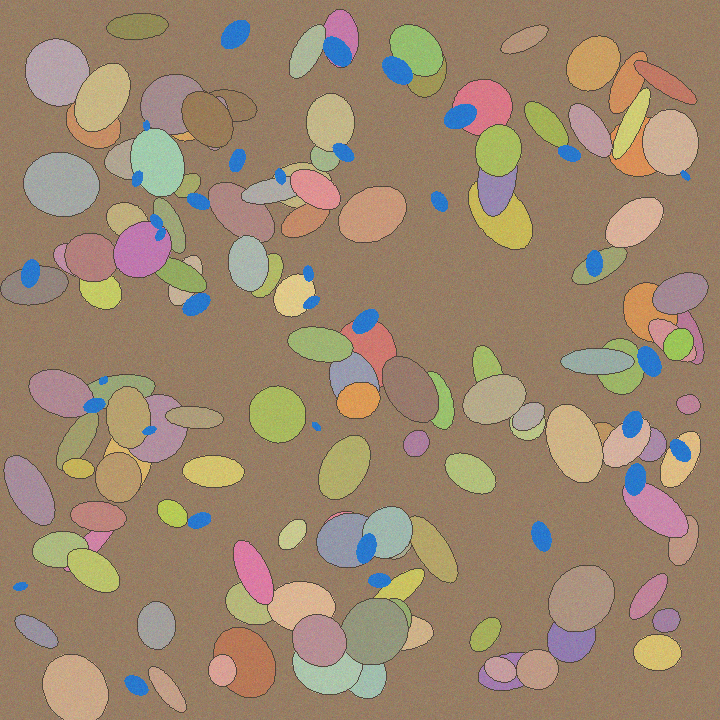
#> input picture assets/examples/carbonate_thin_section.png, 720 x 720 px
$ python -i fractures.py   (imports and definitions only)
#> lines starting #> are read from the running program, lines starting #| are printed output that depends on the picture; after the words box and inside, x2 and y2 are one past the last pixel; in counts of white or black regions, pixels touching at a corner belong together
from __future__ import annotations
import cv2
import numpy as np
from scipy import ndimage as ndi
from skimage.morphology import skeletonize


def _component_filter(mask: np.ndarray, min_length: int, max_width: float = 10.0) -> np.ndarray:
    """Keep thin connected networks. This is a conservative visual fracture-candidate detector."""
    labels, n = ndi.label(mask > 0)
    out = np.zeros(mask.shape, dtype=bool)
    for lab in range(1, n + 1):
        comp = labels == lab
        area = int(comp.sum())
        if area < 12:
            continue
        skel = skeletonize(comp)
        length = int(skel.sum())
        if length < min_length:
            continue
        width = area / max(length, 1)
        ys, xs = np.where(comp)
        if len(xs) == 0:
            continue
        span = float(np.hypot(xs.max() - xs.min(), ys.max() - ys.min()))
        if width <= max_width and span >= min_length * 0.55:
            out |= comp
    return out


def fracture_candidates(rgb: np.ndarray) -> tuple[np.ndarray, dict]:
    """Detect obvious elongated blue/red/dark fracture candidates.

    This is intentionally conservative and is NOT a trained fracture model. It is useful
    for a portfolio demo because it highlights line-like candidates without claiming that
    every boundary is a fracture.
    """
    h, w = rgb.shape[:2]
    min_dim = min(h, w)
    hsv = cv2.cvtColor(rgb, cv2.COLOR_RGB2HSV)
#> hsv: shape (720, 720, 3); mean H, S, V 31.5, 86, 161.6
    gray = cv2.cvtColor(rgb, cv2.COLOR_RGB2GRAY)
    r, g, b = [rgb[..., i].astype(np.float32) for i in range(3)]

    # Colored epoxy/dye or manually highlighted fracture traces.
    blue = (b > 115) & (b > 1.20 * r) & (b > 1.08 * g) & (hsv[..., 1] > 45)
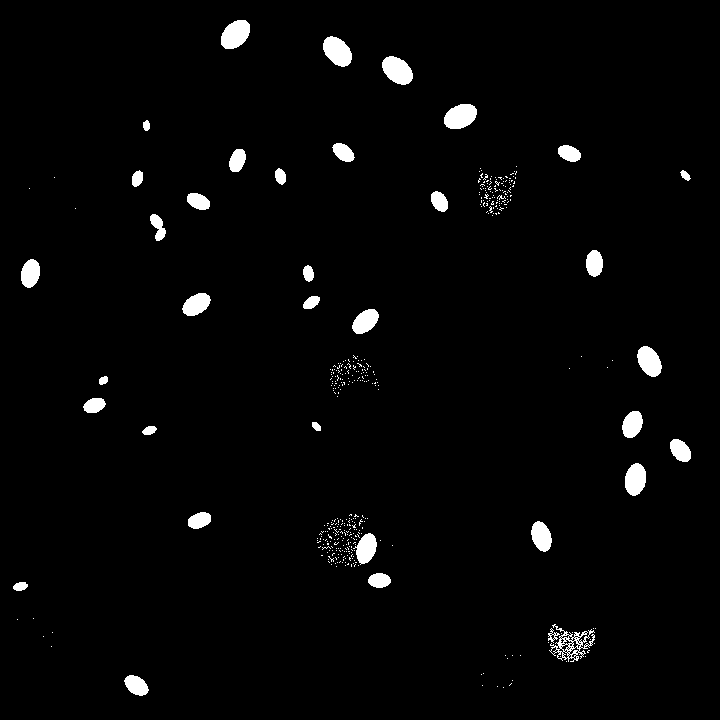
#> blue: shape (720, 720) bool; 2.4% white; 411 white regions (375 under 20 px), largest, box (x1, y1, x2, y2) and area: (382, 56, 413, 85) 636, (444, 104, 477, 129) 632, (221, 20, 250, 49) 631
    red = (r > 135) & (r > 1.18 * g) & (r > 1.15 * b) & (hsv[..., 1] > 55)
#> red: shape (720, 720) bool; 48.1% white in thin lines or dots
    colored = cv2.morphologyEx((blue | red).astype(np.uint8), cv2.MORPH_CLOSE, np.ones((3, 3), np.uint8))
#> colored: shape (720, 720); values 0 (black) and 1 (white), 80.2% white; 332 black regions (239 under 20 px), largest, box (x1, y1, x2, y2) and area: (104, 73, 207, 306) 9032, (292, 568, 425, 700) 7658, (24, 38, 132, 132) 5966
    colored = _component_filter(colored, max(60, int(min_dim * 0.16)), max_width=max(8.0, min_dim * 0.018))
#> in _component_filter, `labels, n = ndi.label(mask > 0)`:
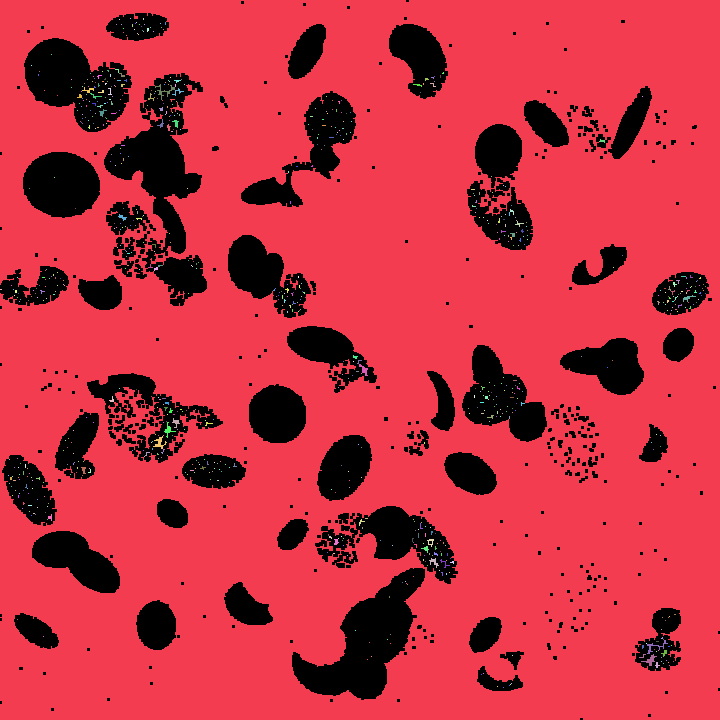
#> labels: shape (720, 720) int32; 773 distinct labels, from 0 to 772; one colour per label, 0 black
#> in _component_filter, `labels, n = ndi.label(mask > 0)`: n = 772
#> the loop in _component_filter, `for lab in range(1, n + 1):` made 772 passes
#> (area, length, width, span) on pass 1: (413132, 23328, 17.71, 1016.8)
#> pass 1, in _component_filter, `comp = labels == lab`:
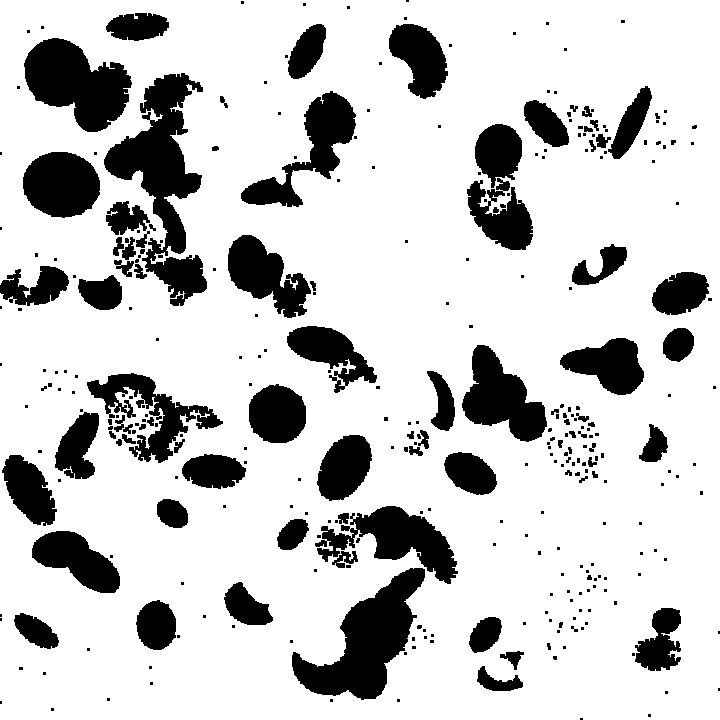
#> comp: shape (720, 720) bool; 79.7% white; 331 black regions (238 under 20 px), largest, box (x1, y1, x2, y2) and area: (104, 73, 207, 306) 9336, (292, 568, 425, 700) 7672, (24, 38, 132, 132) 6235
#> pass 1, in _component_filter, `skel = skeletonize(comp)`:
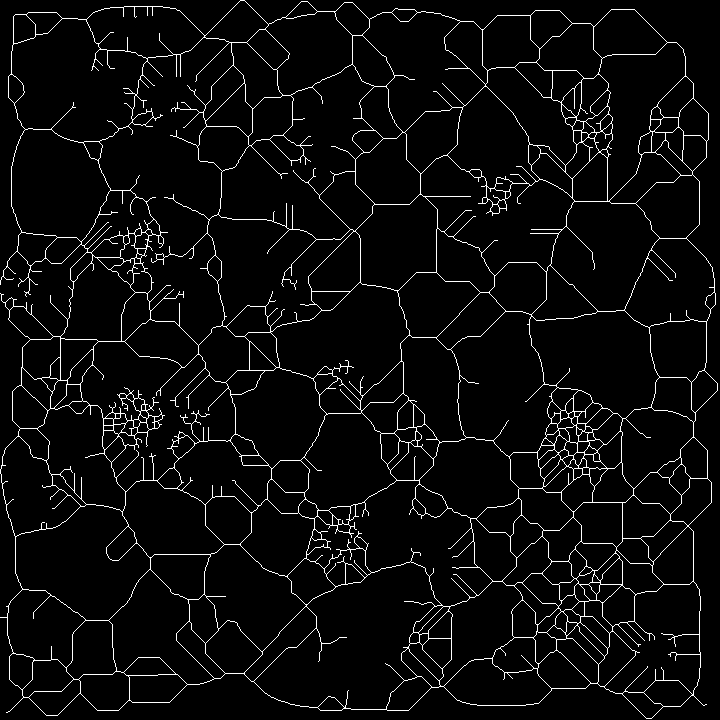
#> skel: shape (720, 720) bool; 4.5% white in thin lines or dots

    # Dark, thin crack-like ridges. Black-hat suppresses broad dark mineral patches.
    k = max(7, int(min_dim * 0.025))
    if k % 2 == 0:
        k += 1
    kernel = cv2.getStructuringElement(cv2.MORPH_ELLIPSE, (k, k))
    blackhat = cv2.morphologyEx(gray, cv2.MORPH_BLACKHAT, kernel)
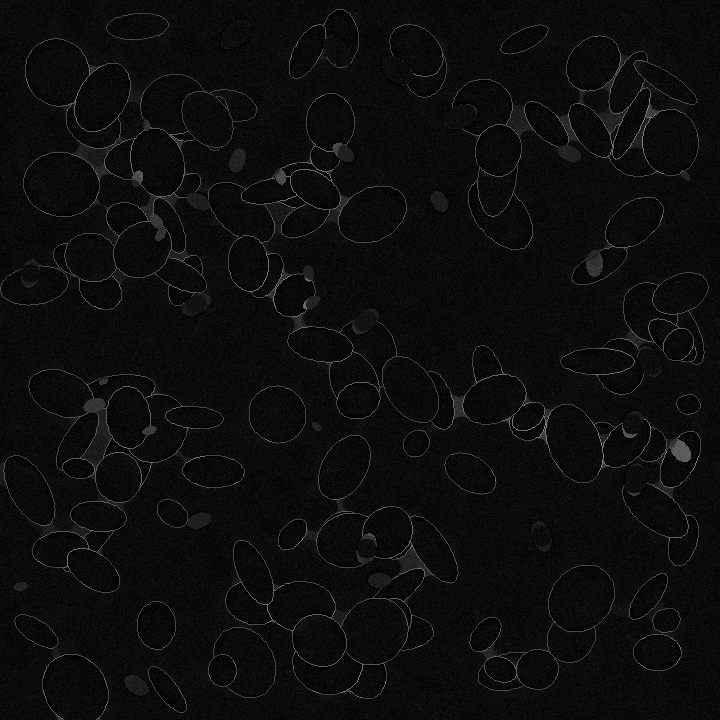
#> blackhat: shape (720, 720); min 0, max 138, mean 12.7
    thr = max(18, int(np.percentile(blackhat, 91)))
#> thr = 19
    dark = blackhat >= thr
#> dark: shape (720, 720) bool; 9.1% white; 13863 white regions (13832 under 20 px), largest, box (x1, y1, x2, y2) and area: (0, 34, 701, 567) 11801, (451, 35, 699, 251) 3777, (0, 369, 245, 593) 3688
    dark = cv2.morphologyEx(dark.astype(np.uint8), cv2.MORPH_CLOSE, np.ones((3, 3), np.uint8))
#> dark: shape (720, 720); values 0 (black) and 1 (white), 12.5% white; 8740 white regions (8650 under 20 px), largest, box (x1, y1, x2, y2) and area: (0, 34, 705, 713) 23883, (0, 364, 247, 597) 5439, (441, 30, 712, 252) 5281
    dark = _component_filter(dark, max(70, int(min_dim * 0.16)), max_width=max(6.0, min_dim * 0.012))
#> call 2 of _component_filter, with min_length = 115, max_width = 8.64
#> in _component_filter (call 2), `labels, n = ndi.label(mask > 0)`:
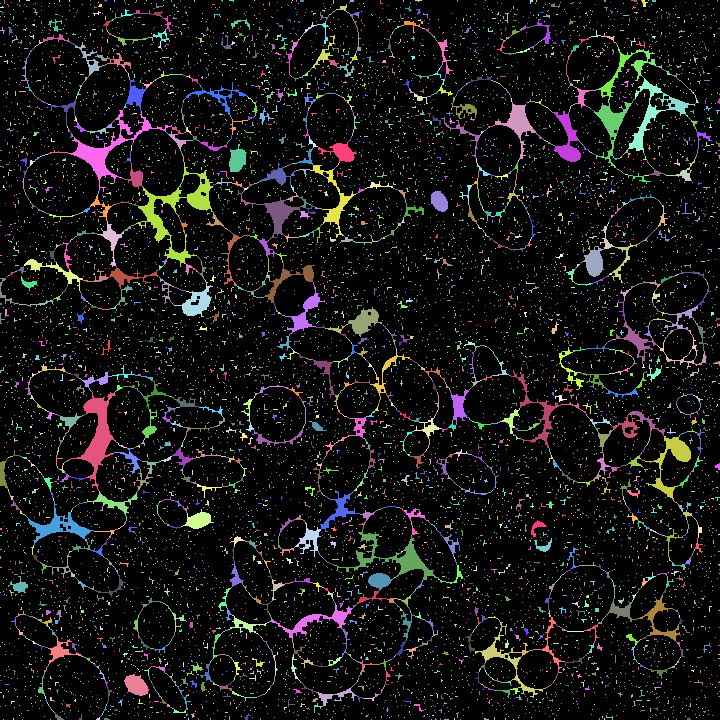
#> labels: shape (720, 720) int32; 11505 distinct labels, from 0 to 11504; one colour per label, 0 black
#> in _component_filter (call 2), `labels, n = ndi.label(mask > 0)`: n = 11504
#> the loop in _component_filter (call 2), `for lab in range(1, n + 1):` made 11504 passes
#> (area, length, width, span) on passes 1297, 1359, 1705: (656, 171, 3.84, 82.73), (300, 138, 2.17, 68), (643, 128, 5.02, 69.63)

    mask = colored | dark
    labels, n = ndi.label(mask)
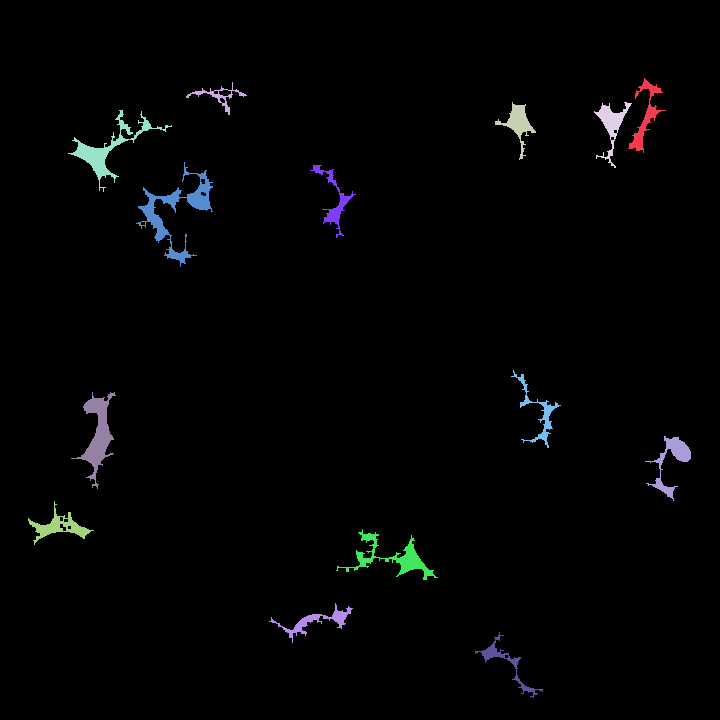
#> labels: shape (720, 720) int32; 15 distinct labels, from 0 to 14; one colour per label, 0 black
#> n = 14
    lengths = []
    for lab in range(1, n + 1):
        lengths.append(int(skeletonize(labels == lab).sum()))
#> after the loop, lengths = [171, 138, 128, 154, 302, 404, 160, 202, 213, 128, 171, 283, 171, 180]
    return mask.astype(bool), {
        'candidate_networks': int(n),
        'skeleton_length_px': int(sum(lengths)),
        'method': 'conservative line/ridge + color fracture-candidate detector',
    }

>>> import cv2
>>> picture = cv2.cvtColor(cv2.imread('../../assets/examples/carbonate_thin_section.png'), cv2.COLOR_BGR2RGB)
>>> result = fracture_candidates(picture)

$ run again, on assets/examples/fractured_rock.png
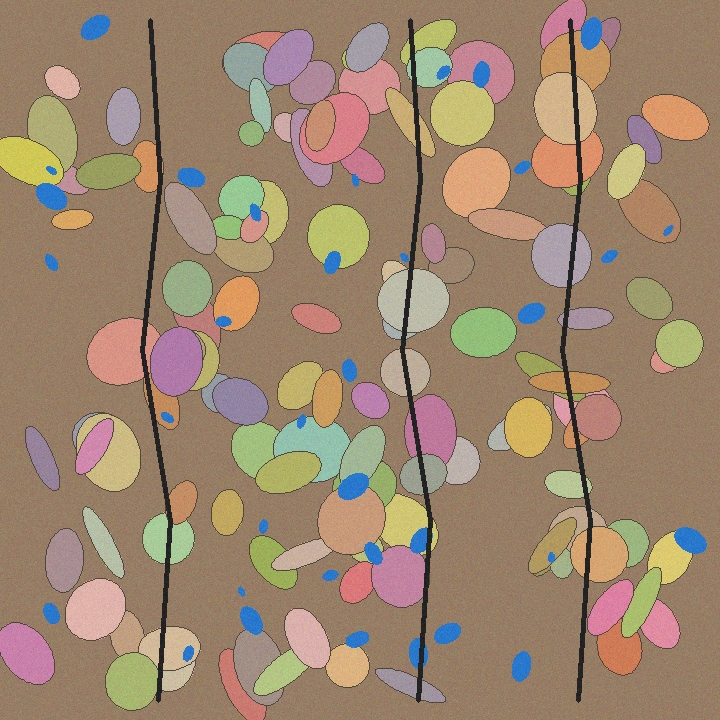
#> input picture assets/examples/fractured_rock.png, 720 x 720 px
#> hsv: shape (720, 720, 3); mean H, S, V 34.1, 87.3, 162.5
#> blue: shape (720, 720) bool; 1.9% white; 225 white regions (189 under 20 px), largest, box (x1, y1, x2, y2) and area: (674, 527, 707, 554) 635, (36, 183, 67, 210) 623, (338, 473, 369, 500) 623
#> red: shape (720, 720) bool; 49.3% white; 1946 white regions (1922 under 20 px), largest, box (x1, y1, x2, y2) and area: (0, 0, 720, 720) 249974, (241, 211, 268, 246) 567, (268, 85, 300, 119) 388
#> colored: shape (720, 720); values 0 (black) and 1 (white), 78.1% white; 220 black regions (154 under 20 px), largest, box (x1, y1, x2, y2) and area: (150, 18, 481, 704) 32505, (515, 19, 614, 702) 9642, (105, 19, 196, 711) 9140
#> in _component_filter, `labels, n = ndi.label(mask > 0)`: n = 581
#> the loop in _component_filter, `for lab in range(1, n + 1):` made 581 passes
#> (area, length, width, span) on pass 1: (403140, 19847, 20.31, 1016.8)
#> pass 1, in _component_filter, `comp = labels == lab`:
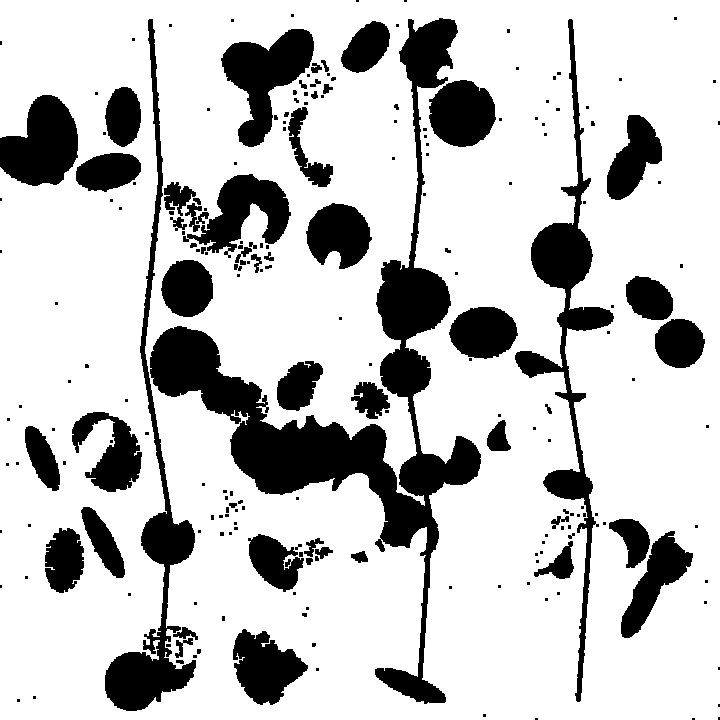
#> comp: shape (720, 720) bool; 77.8% white; 219 black regions (153 under 20 px), largest, box (x1, y1, x2, y2) and area: (150, 18, 481, 704) 33052, (515, 19, 614, 702) 9650, (105, 19, 196, 711) 9174
#> thr = 20
#> the loop in _component_filter (call 2), `for lab in range(1, n + 1):` made 9090 passes
#> (area, length, width, span) on passes 244, 257, 264: (5982, 1613, 3.71, 692.6), (4353, 1097, 3.97, 688.5), (7102, 1806, 3.93, 692.8)
#> in fracture_candidates, `labels, n = ndi.label(mask)`:
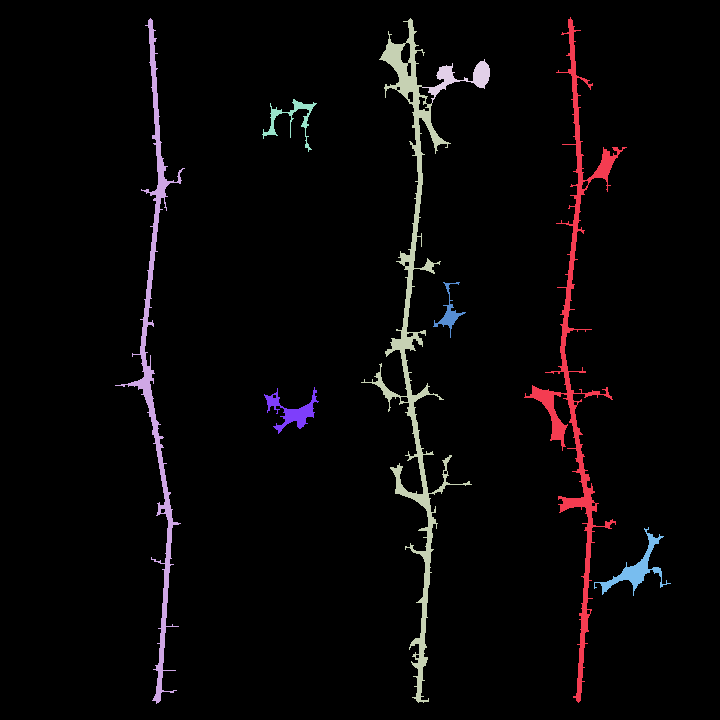
#> labels: shape (720, 720) int32; 9 distinct labels, from 0 to 8; one colour per label, 0 black
#> in fracture_candidates, `labels, n = ndi.label(mask)`: n = 8
#> after the loop in fracture_candidates, `for lab in range(1, n + 1):`: lengths = [1613, 1097, 1806, 140, 193, 118, 191, 202]

$ run again, on assets/examples/vuggy_carbonate.png
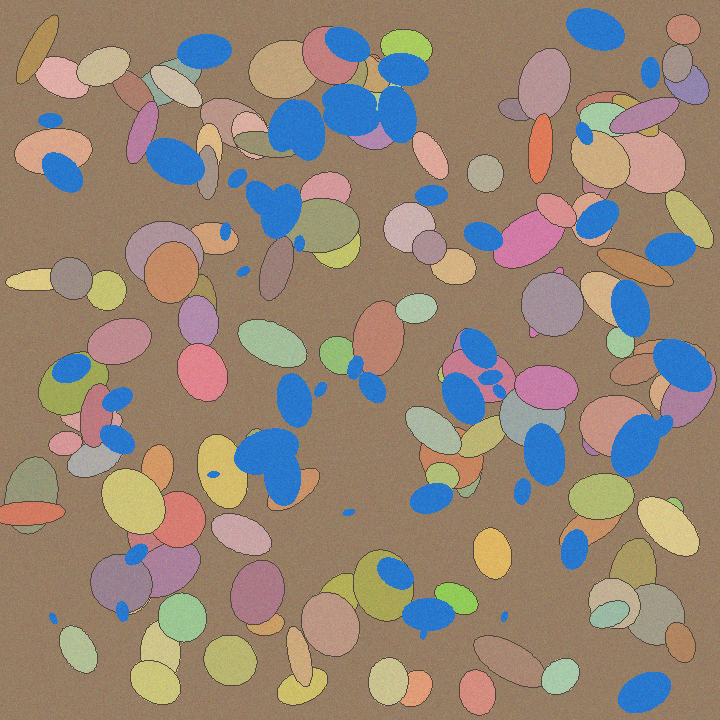
#> input picture assets/examples/vuggy_carbonate.png, 720 x 720 px
#> hsv: shape (720, 720, 3); mean H, S, V 37.5, 95.8, 166.4
#> blue: shape (720, 720) bool; 9.9% white; 77 white regions (30 under 20 px), largest, box (x1, y1, x2, y2) and area: (268, 84, 417, 161) 6824, (234, 428, 301, 506) 3466, (611, 414, 673, 477) 2515
#> red: shape (720, 720) bool; 47.1% white; 2342 white regions (2321 under 20 px), largest, box (x1, y1, x2, y2) and area: (0, 0, 720, 720) 239378, (232, 532, 246, 550) 58, (529, 75, 540, 88) 41
#> colored: shape (720, 720); values 0 (black) and 1 (white), 83.4% white; 277 black regions (175 under 20 px), largest, box (x1, y1, x2, y2) and area: (90, 553, 208, 705) 8182, (587, 538, 686, 647) 5528, (405, 389, 566, 458) 5062
#> in _component_filter, `labels, n = ndi.label(mask > 0)`: n = 653
#> the loop in _component_filter, `for lab in range(1, n + 1):` made 653 passes
#> (area, length, width, span) on pass 1: (430959, 21833, 19.74, 1016.8)
#> pass 1, in _component_filter, `comp = labels == lab`:
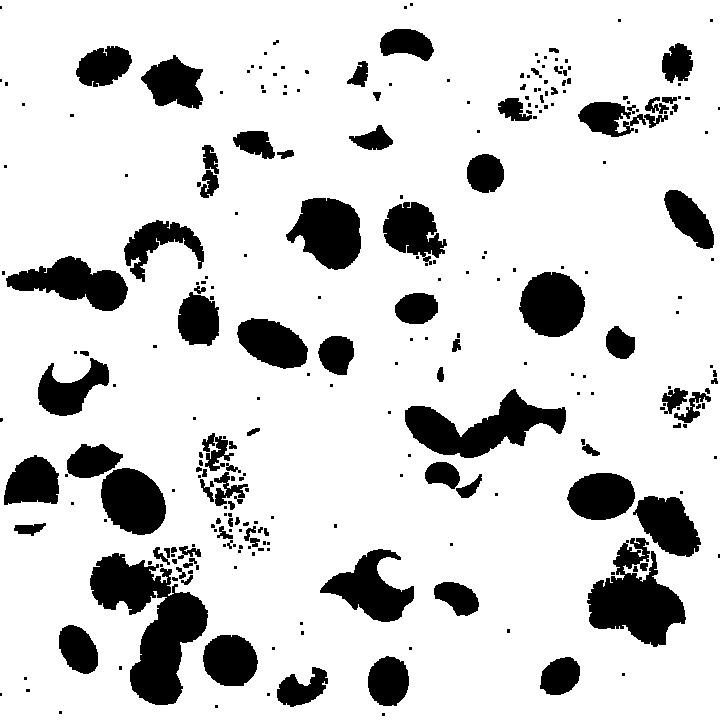
#> comp: shape (720, 720) bool; 83.1% white; 277 black regions (175 under 20 px), largest, box (x1, y1, x2, y2) and area: (90, 553, 208, 705) 8293, (587, 538, 686, 647) 5718, (405, 389, 566, 458) 5080
#> thr = 18
#> the loop in _component_filter (call 2), `for lab in range(1, n + 1):` made 12112 passes
#> (area, length, width, span) on passes 957, 2965, 3020: (1071, 382, 2.8, 120.7), (594, 159, 3.74, 73.82), (309, 115, 2.69, 64.47)
#> in fracture_candidates, `labels, n = ndi.label(mask)`:
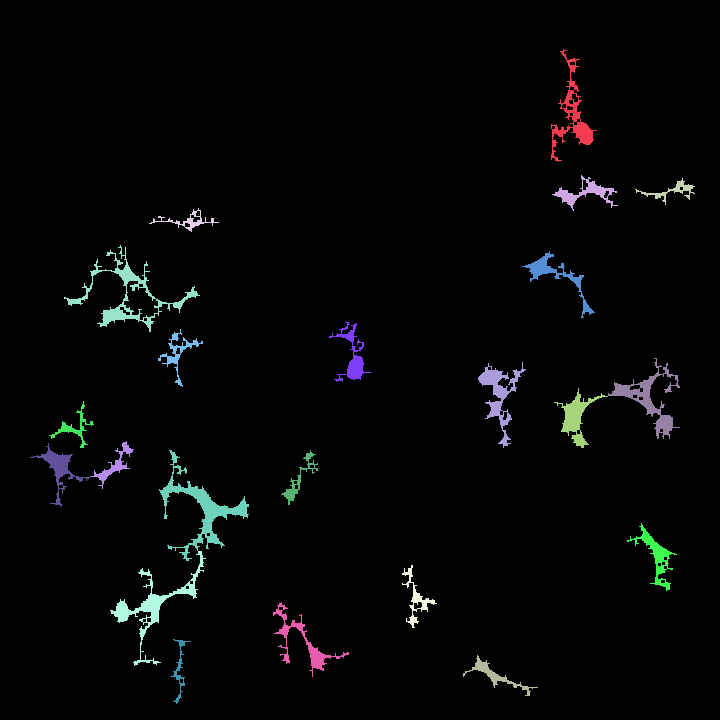
#> labels: shape (720, 720) int32; 23 distinct labels, from 0 to 22; one colour per label, 0 black
#> in fracture_candidates, `labels, n = ndi.label(mask)`: n = 22
#> after the loop in fracture_candidates, `for lab in range(1, n + 1):`: lengths = [382, 159, 115, 160, 575, 182, 183, 157, 330, 274, 182, 117, 133, 179, 431, 139, 209, 400, 169, 253, 117, 127]
